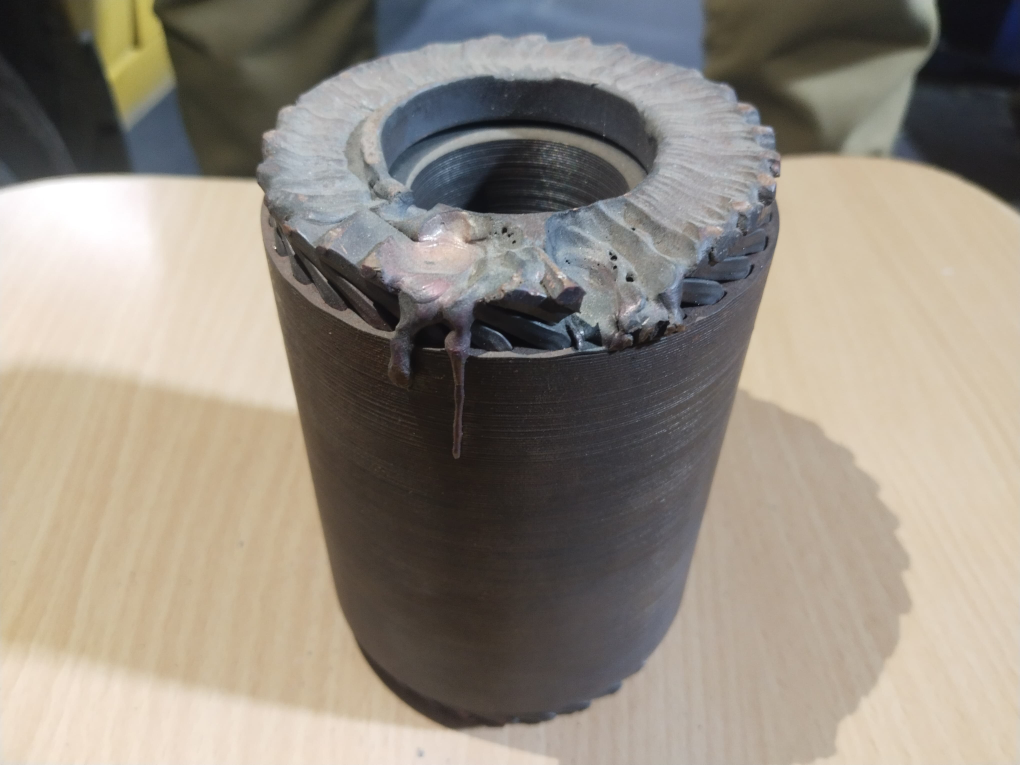
#> input picture dataset/bad/bad1.jpeg, 4080 x 3060 px, found by its file name (shown at 1/4 size)
$ python test_drip_crop.py   (older library calls are emulated)
#> lines starting #> are read from the running program, lines starting #| are printed output that depends on the picture; after the words box and inside, x2 and y2 are one past the last pixel; in counts of white or black regions, pixels touching at a corner belong together
#> further down, bgr is the input picture: shape (3060, 4080, 3); mean B, G, R 128.5, 139.8, 148
import os
import cv2
import numpy as np

def crop_weld_region_robust(bgr):
    h, w = bgr.shape[:2]
    target_dim = 1000
    scale = target_dim / max(h, w)
    resized = cv2.resize(bgr, (int(w * scale), int(h * scale)))
    rh, rw = resized.shape[:2]

    gray = cv2.cvtColor(resized, cv2.COLOR_BGR2GRAY)
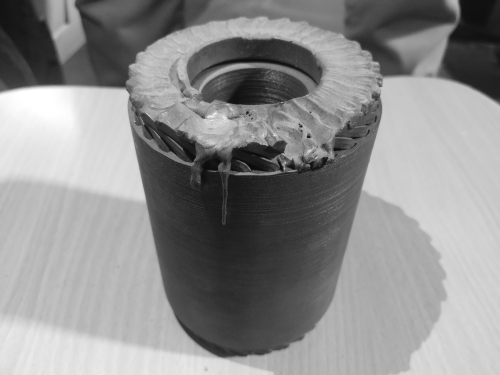
#> gray: shape (750, 1000) (shown at 1/2 size); min 9, max 255, mean 140.9

    # Texture map
    sobelx = cv2.Sobel(gray, cv2.CV_32F, 1, 0, ksize=3)
    sobely = cv2.Sobel(gray, cv2.CV_32F, 0, 1, ksize=3)
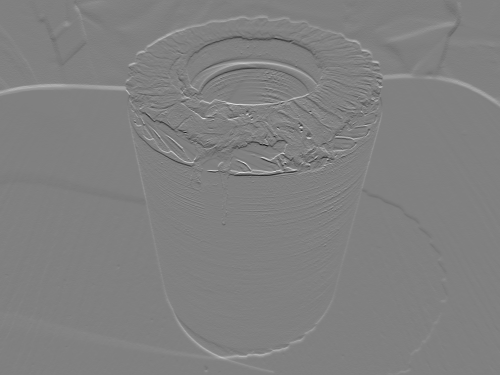
#> sobely: shape (750, 1000) float32 (shown at 1/2 size); min -541, max 533, mean 1.3; drawn with min black and max white
    mag = cv2.magnitude(sobelx, sobely)
    mag = np.clip(mag, 0, 255).astype(np.uint8)
    texture = cv2.GaussianBlur(mag, (35, 35), 0)

    cy, cx = rh / 2.0, rw / 2.0
    y_coords, x_coords = np.indices((rh, rw))
    dist_from_center = np.sqrt((x_coords - cx)**2 + (y_coords - cy)**2)
    max_dist = np.sqrt(cx**2 + cy**2)
    center_weight = 1.0 - 0.4 * (dist_from_center / max_dist)
    saliency = (texture.astype(np.float32) * center_weight).astype(np.uint8)

    _, thresh = cv2.threshold(saliency, 0, 255, cv2.THRESH_BINARY + cv2.THRESH_OTSU)
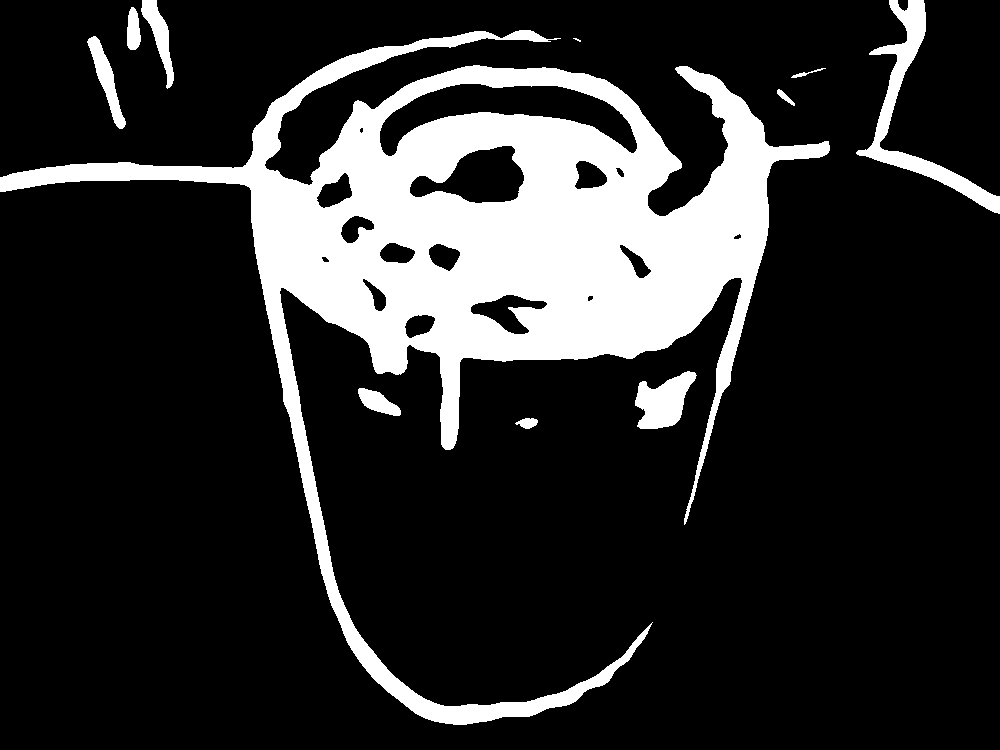
#> thresh: shape (750, 1000); 17.8% white; 11 white regions (1 under 20 px), largest, box (x1, y1, x2, y2) and area: (0, 30, 830, 725) 122705, (856, 0, 1000, 214) 4812, (635, 371, 697, 429) 2166
    kernel = cv2.getStructuringElement(cv2.MORPH_ELLIPSE, (31, 31))
    thresh = cv2.morphologyEx(thresh, cv2.MORPH_CLOSE, kernel, iterations=3)
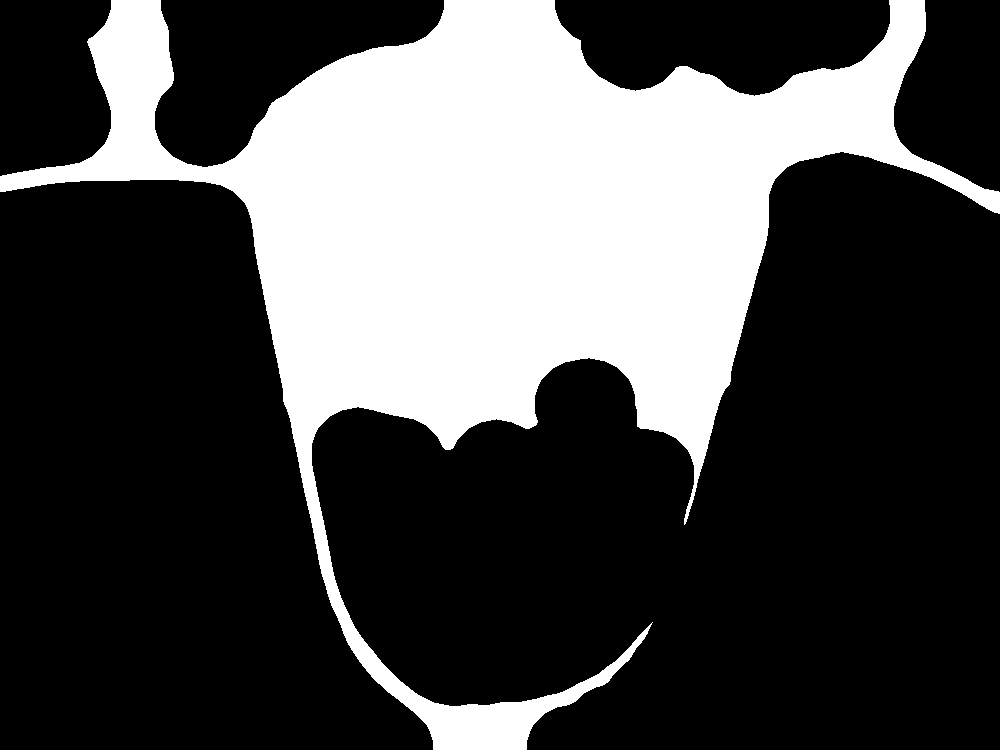
#> thresh: shape (750, 1000); 29.4% white; 1 white region

    contours, _ = cv2.findContours(thresh, cv2.RETR_EXTERNAL, cv2.CHAIN_APPROX_SIMPLE)
#> contours = 1 contour; box (x1, y1, x2, y2) and area: (0, 0, 1000, 750) 218630

    if not contours:
        rx, ry, rw_box, rh_box = int(rw*0.15), int(rh*0.1), int(rw*0.7), int(rh*0.8)
    else:
        best_c = max(contours, key=cv2.contourArea)
#> best_c = contour of 1897 points, box (x1, y1, x2, y2) (0, 0, 1000, 750), area 218630
        rx, ry, rw_box, rh_box = cv2.boundingRect(best_c)
#> rx = 0; ry = 0; rw_box = 1000; rh_box = 750

    aspect = rw_box / float(rh_box)
#> aspect = 1.33

    # If Top-Down axial shot:
    if 0.75 < aspect < 1.3 and ry > rh * 0.04 and (ry + rh_box) < rh * 0.96:
        m = int(min(rw_box, rh_box) * 0.05)
        x1 = max(0, rx - m)
        y1 = max(0, ry - m)
        x2 = min(rw, rx + rw_box + m)
        y2 = min(rh, ry + rh_box + m)
    else:
        # Angled / Isometric shot:
        # Weld is the top portion, but molten dripping metal can run down the upper cylinder
        # We capture the full width of the rotor, from top of the rim down to 65% of the rotor height
        m_x = int(rw_box * 0.08)
#> m_x = 80
        x1 = max(0, rx - m_x)
#> x1 = 0
        x2 = min(rw, rx + rw_box + m_x)
#> x2 = 1000
        y1 = max(0, ry - int(rh_box * 0.05))
#> y1 = 0
        # 60% of rotor height ensures weld ring, joint teeth, AND all molten dripping metal are captured!
        y2 = min(rh, ry + int(rh_box * 0.65))
#> y2 = 487

    # Scale crop back to original image resolution coordinates
    inv_scale = 1.0 / scale
    ox1 = int(x1 * inv_scale)
#> ox1 = 0
    oy1 = int(y1 * inv_scale)
#> oy1 = 0
    ox2 = int(x2 * inv_scale)
#> ox2 = 4080
    oy2 = int(y2 * inv_scale)
#> oy2 = 1986

    crop = bgr[oy1:oy2, ox1:ox2]
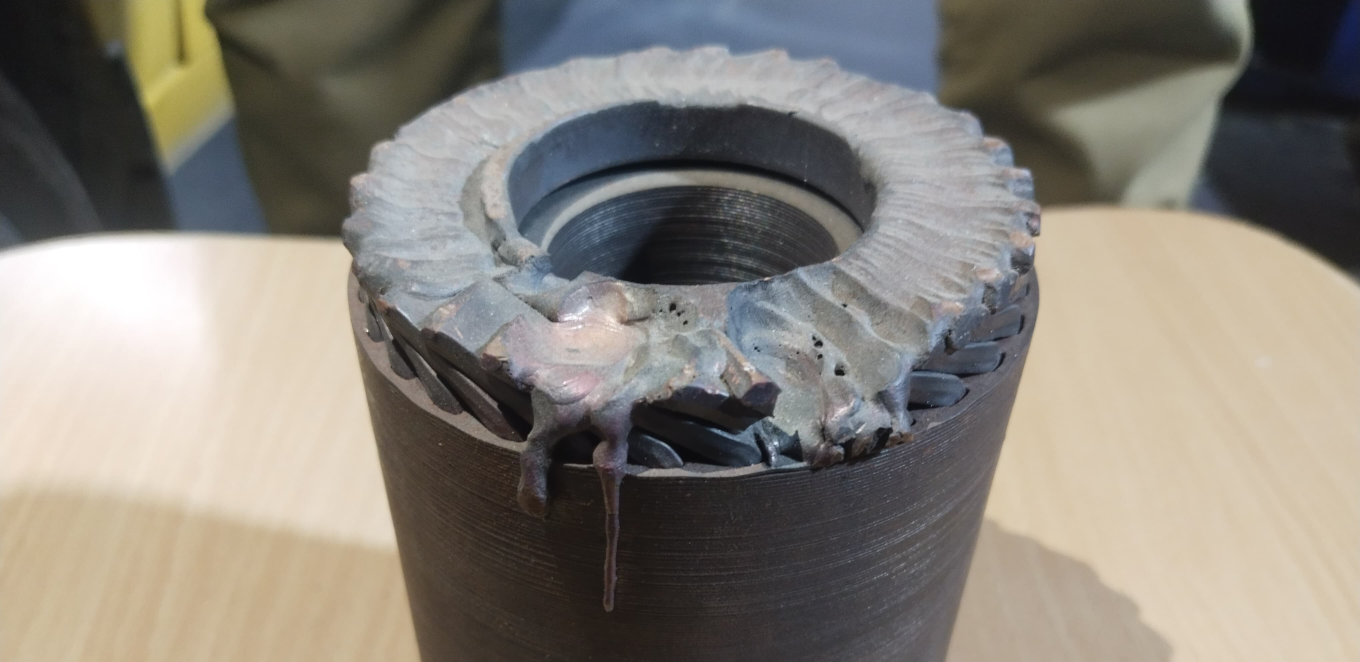
#> crop: shape (1986, 4080, 3) (shown at 1/3 size); mean B, G, R 122, 130.4, 135.7
    return crop, (ox1, oy1, ox2, oy2)

# Test on bad1 specifically
bgr = cv2.imread(r"e:\Rotor\dataset\bad\bad1.jpeg")
crop, coords = crop_weld_region_robust(bgr)
#> coords = (0, 0, 4080, 1986)
cv2.imwrite(r"e:\Rotor\analysis_output\smart_crops\bad1_full_drip_crop.jpg", crop)
print("Saved bad1 full drip crop. Size:", crop.shape)
#| Saved bad1 full drip crop. Size: (1986, 4080, 3)

$ run again, with dataset/bad/bad10.jpeg copied over dataset/bad/bad1.jpeg
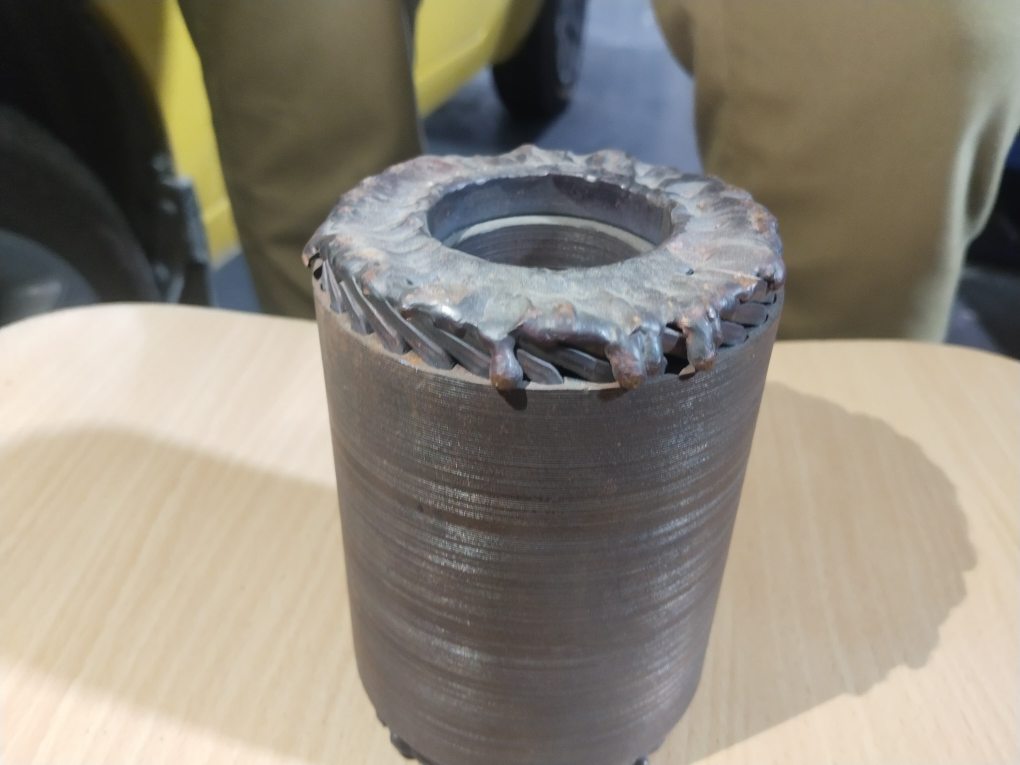
#> input picture dataset/bad/bad10.jpeg, 4080 x 3060 px, found by its file name (shown at 1/4 size)
#> bgr is the input picture: shape (3060, 4080, 3); mean B, G, R 123.1, 135.6, 142.6
#> in crop_weld_region_robust, `thresh = cv2.morphologyEx(thresh, cv2.MORPH_CLOSE, kernel, iterations=3)`:
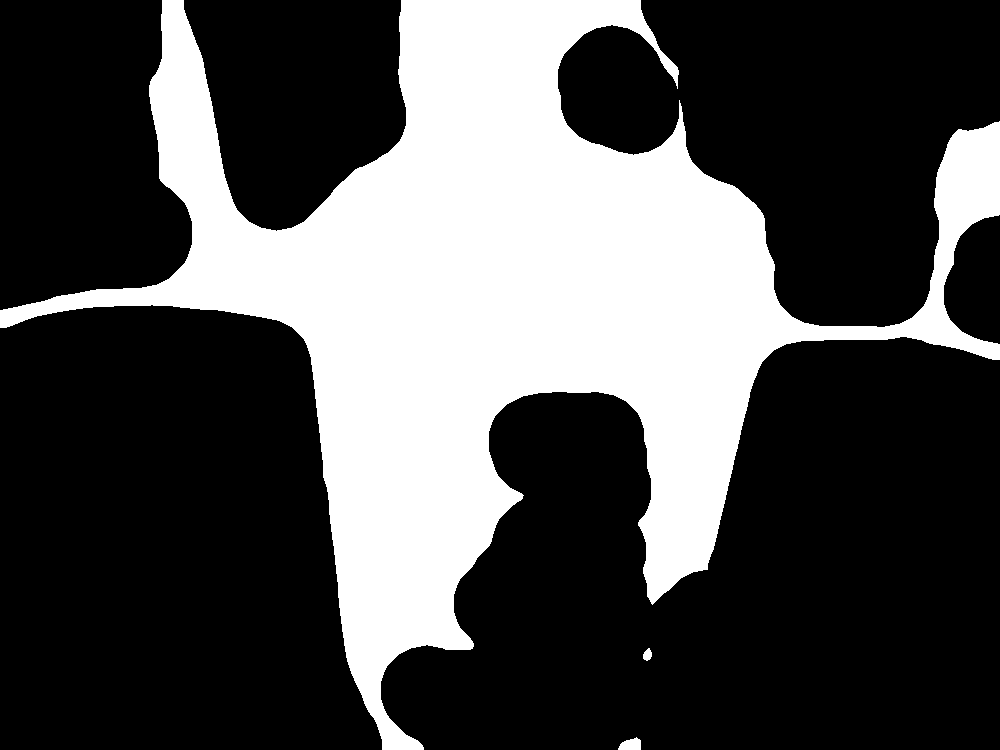
#> thresh: shape (750, 1000); 31% white; 3 white regions
#> contours = 3 contours; box (x1, y1, x2, y2) and area: (0, 0, 1000, 750) 229611, (618, 737, 641, 750) 189, (643, 648, 652, 661) 68
#> best_c = contour of 1666 points, box (x1, y1, x2, y2) (0, 0, 1000, 750), area 229611
#> rx = 0; rw_box = 1000; rh_box = 750
#> aspect = 1.33
#> m_x = 80
#> x1 = 0
#> x2 = 1000
#> y1 = 0
#> y2 = 487
#> ox1 = 0
#> ox2 = 4080
#> oy2 = 1986
#> in crop_weld_region_robust, `crop = bgr[oy1:oy2, ox1:ox2]`:
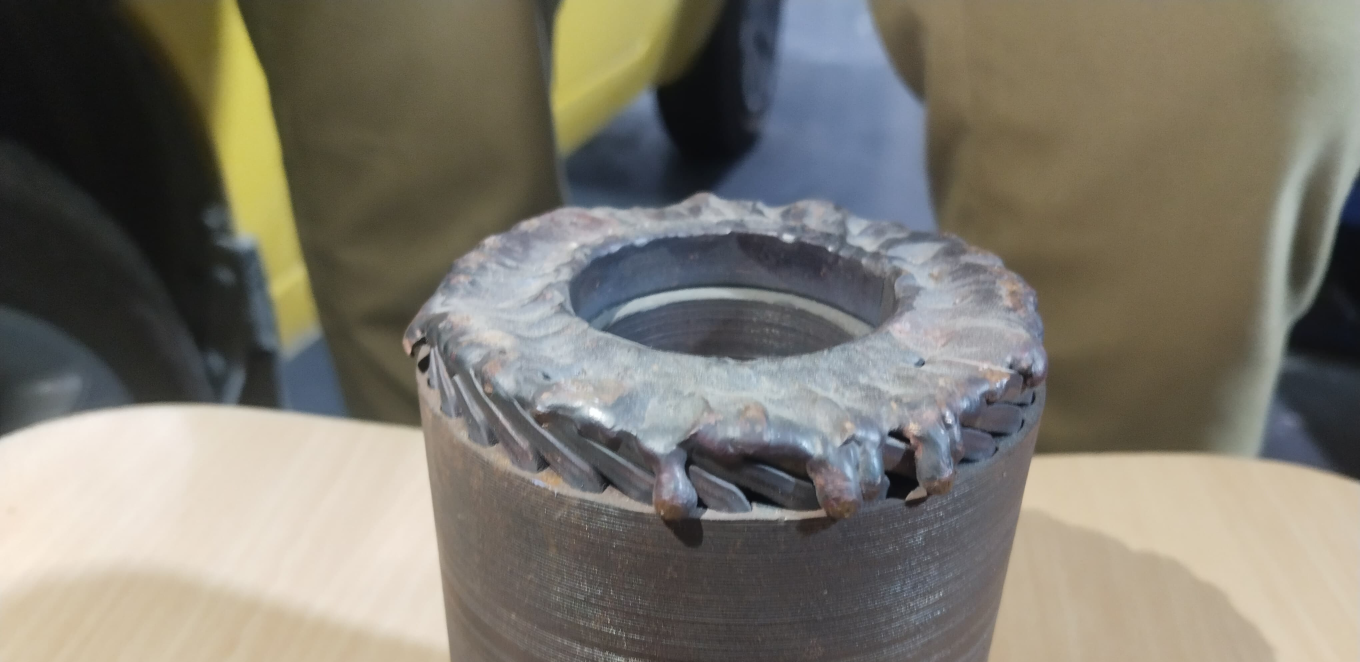
#> crop: shape (1986, 4080, 3) (shown at 1/3 size); mean B, G, R 109.7, 120.4, 124.5
#> coords = (0, 0, 4080, 1986)
#| Saved bad1 full drip crop. Size: (1986, 4080, 3)

$ run again, with dataset/bad/bad11.jpeg copied over dataset/bad/bad1.jpeg
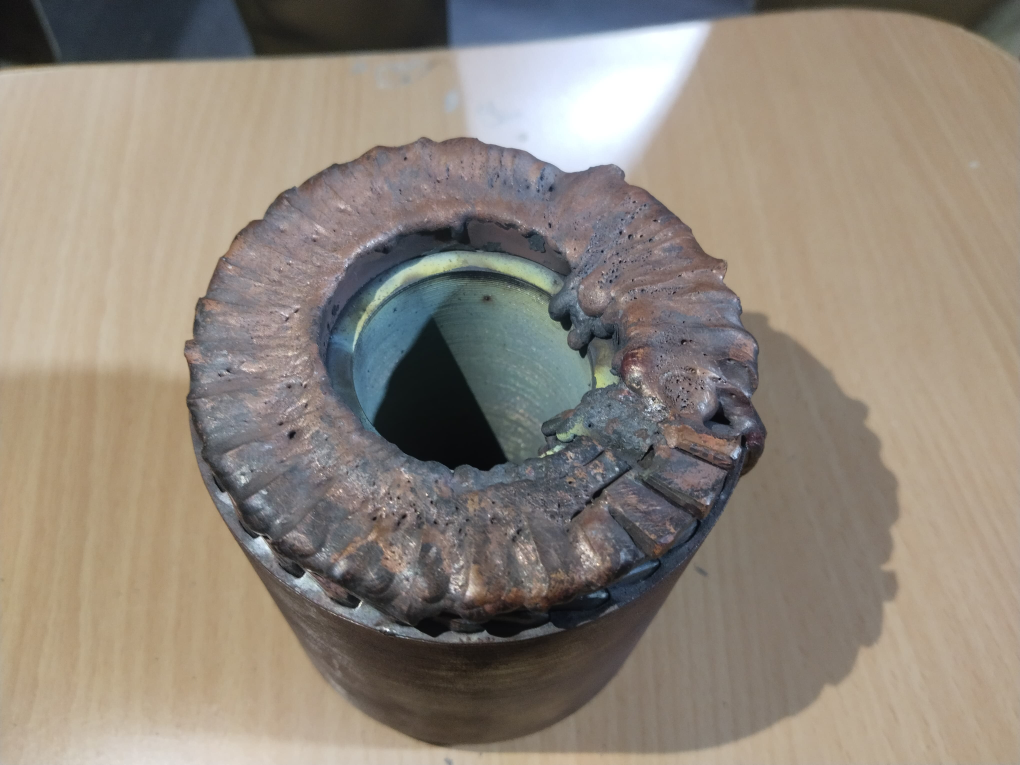
#> input picture dataset/bad/bad11.jpeg, 4080 x 3060 px, found by its file name (shown at 1/4 size)
#> bgr is the input picture: shape (3060, 4080, 3); mean B, G, R 123.2, 134.3, 143.9
#> in crop_weld_region_robust, `thresh = cv2.morphologyEx(thresh, cv2.MORPH_CLOSE, kernel, iterations=3)`:
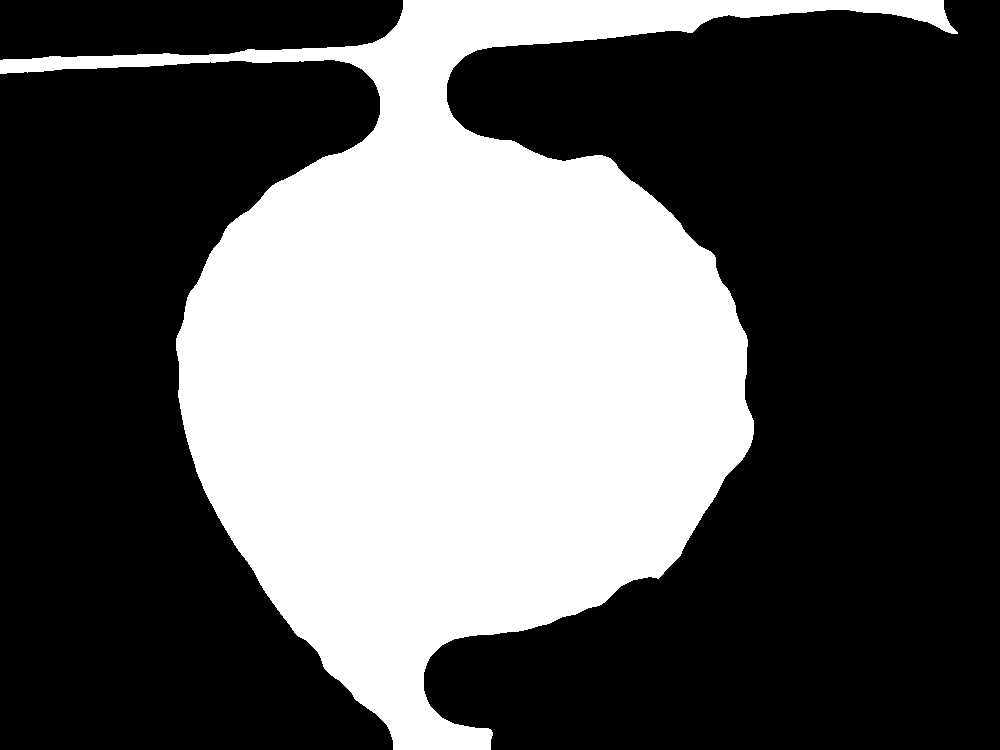
#> thresh: shape (750, 1000); 36.1% white; 1 white region
#> contours = 1 contour; box (x1, y1, x2, y2) and area: (0, 0, 958, 750) 269125
#> best_c = contour of 1193 points, box (x1, y1, x2, y2) (0, 0, 958, 750), area 269125
#> rx = 0; rw_box = 958; rh_box = 750
#> aspect = 1.28
#> m_x = 76
#> x1 = 0
#> x2 = 1000
#> y1 = 0
#> y2 = 487
#> ox1 = 0
#> ox2 = 4080
#> oy2 = 1986
#> in crop_weld_region_robust, `crop = bgr[oy1:oy2, ox1:ox2]`:
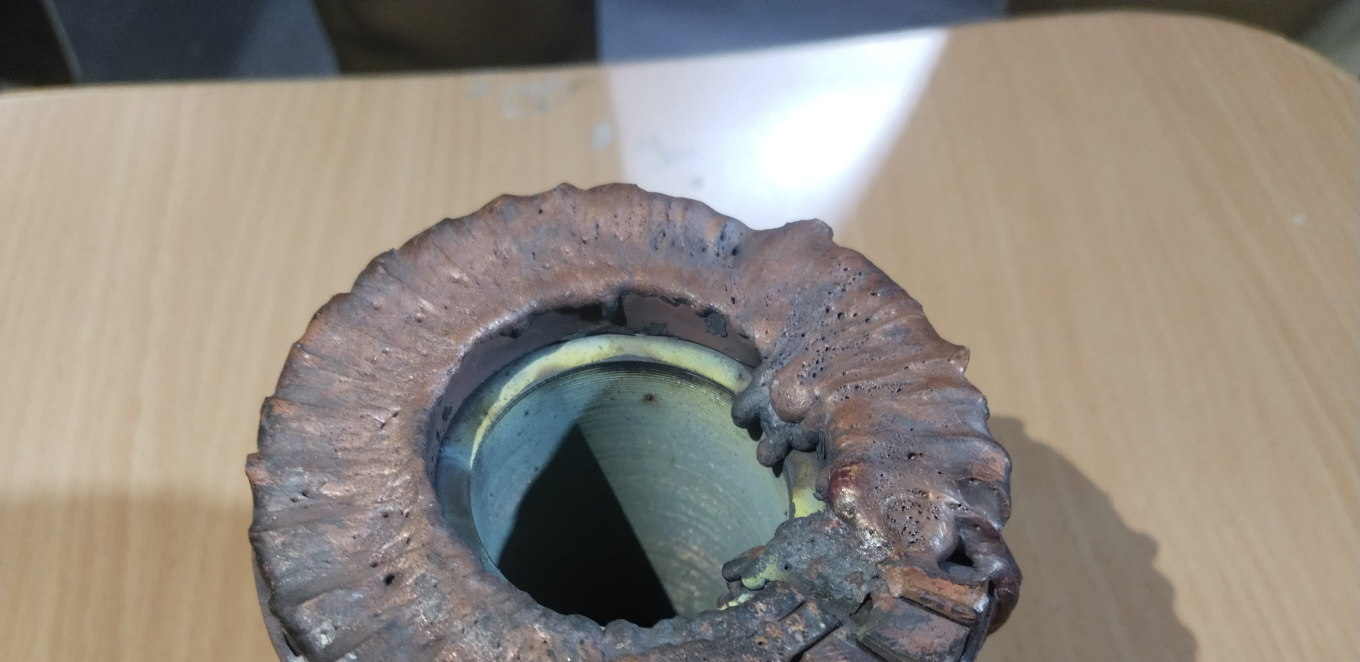
#> crop: shape (1986, 4080, 3) (shown at 1/3 size); mean B, G, R 127.8, 136.9, 144.7
#> coords = (0, 0, 4080, 1986)
#| Saved bad1 full drip crop. Size: (1986, 4080, 3)
